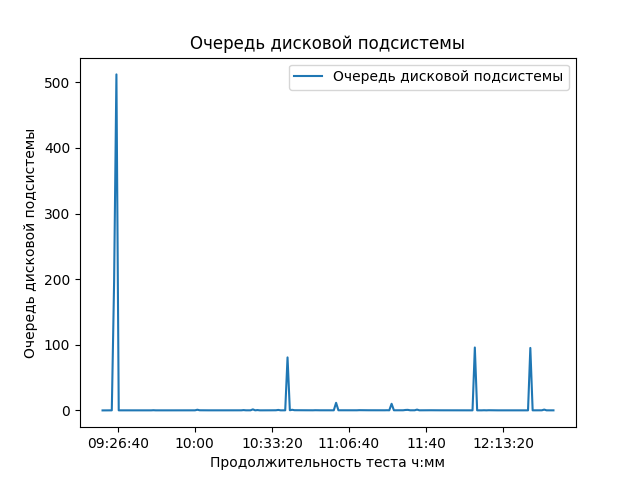

Write the Python code that produced this figure.
import pandas as pd
import openpyxl
import matplotlib.pyplot as plt
import numpy as np
pd.plotting.register_matplotlib_converters()

df = pd.read_excel('graphs_sheikh.xlsx', sheet_name='Очередь дисковой подсистемы')
pd.pivot_table(df, index='Время',
               values='Очередь дисковой подсистемы',
               aggfunc=np.sum,
               fill_value=0).plot()
plt.title("Очередь дисковой подсистемы")
plt.xlabel('Продолжительность теста ч:мм')
plt.ylabel("Очередь дисковой подсистемы")
plt.savefig('graph_04')
plt.show()
